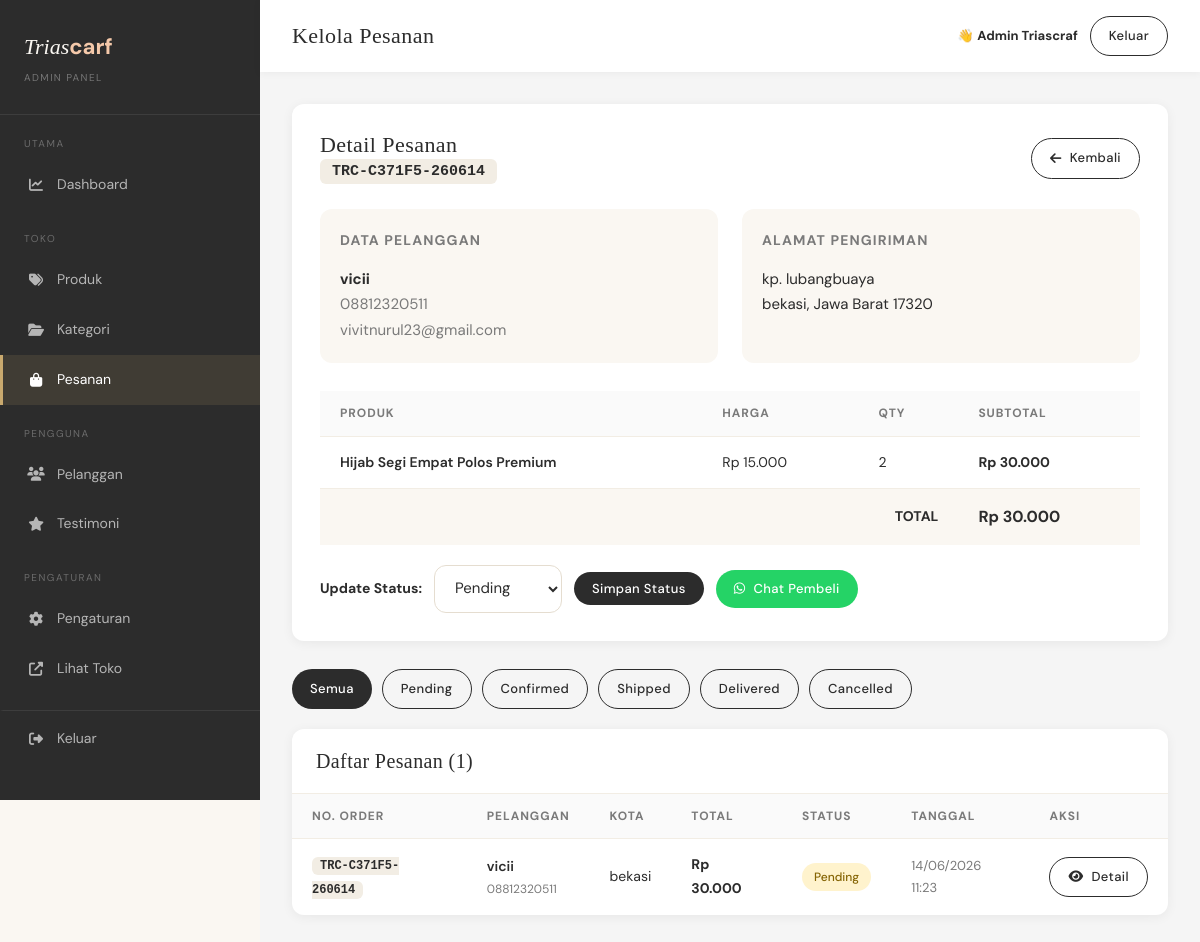
The page /triascraf/admin/pages/orders.php?view=1 (signed in) on the database its author committed.
### tables this page shows
CREATE TABLE `orders` (
  `id` int(11) NOT NULL,
  `user_id` int(11) DEFAULT NULL,
  `order_code` varchar(30) NOT NULL,
  `name` varchar(100) NOT NULL,
  `email` varchar(150) NOT NULL,
  `phone` varchar(20) NOT NULL,
  `address` text NOT NULL,
  `city` varchar(100) NOT NULL,
  `province` varchar(100) NOT NULL,
  `postal_code` varchar(10) DEFAULT NULL,
  `notes` text DEFAULT NULL,
  `total_price` decimal(12,2) NOT NULL,
  `status` enum('pending','confirmed','shipped','delivered','cancelled') DEFAULT 'pending',
  `created_at` timestamp NOT NULL DEFAULT current_timestamp()
);

CREATE TABLE `order_items` (
  `id` int(11) NOT NULL,
  `order_id` int(11) NOT NULL,
  `product_id` int(11) DEFAULT NULL,
  `product_name` varchar(200) NOT NULL,
  `price` decimal(12,2) NOT NULL,
  `quantity` int(11) NOT NULL
);

### triascraf/includes/config.php (called while the page is built, shortened)
<?php
function formatPrice($price) {
    return 'Rp ' . number_format($price, 0, ',', '.');
}
?>

### triascraf/admin/pages/orders.php (the view, shortened to what this page needs)
<?php
require_once '../../includes/config.php';
require_once '../includes/auth.php';
$statusFilter = isset($_GET['status']) ? sanitize($_GET['status']) : '';
$where = $statusFilter ? "WHERE status = '$statusFilter'" : '';
$viewOrder = null;
$orderItems = null;
if (isset($_GET['view'])) {
    $vid = intval($_GET['view']);
    $viewOrder = $conn->query("SELECT * FROM orders WHERE id = $vid")->fetch_assoc();
    if ($viewOrder) $orderItems = $conn->query("SELECT * FROM order_items WHERE order_id = $vid");
}
$orders = $conn->query("SELECT * FROM orders $where ORDER BY created_at DESC");
$statuses = ['pending','confirmed','shipped','delivered','cancelled'];
?>
<?php include '../includes/admin_header.php'; ?>
<?php if ($viewOrder): ?>
<div class="admin-table-box" style="padding:28px;margin-bottom:28px">
    <div style="display:flex;justify-content:space-between;align-items:center;margin-bottom:24px">
        <div>
            <h3 style="font-size:22px">Detail Pesanan</h3>
            <code style="background:var(--ivory);padding:4px 12px;border-radius:6px;color:var(--rose);font-weight:700"><?= $viewOrder['order_code'] ?></code>
        </div>
        <a href="<?= BASE_URL ?>/admin/pages/orders.php" class="btn btn-outline btn-sm"><i class="fas fa-arrow-left"></i> Kembali</a>
    </div>
    <div style="display:grid;grid-template-columns:1fr 1fr;gap:24px;margin-bottom:28px">
        <div style="background:var(--cream);padding:20px;border-radius:var(--radius)">
            <h4 style="margin-bottom:14px;font-size:14px;letter-spacing:.08em;text-transform:uppercase;color:var(--muted)">Data Pelanggan</h4>
            <p><strong><?= htmlspecialchars($viewOrder['name']) ?></strong></p>
            <p style="color:var(--muted)"><?= htmlspecialchars($viewOrder['phone']) ?></p>
            <p style="color:var(--muted)"><?= htmlspecialchars($viewOrder['email']) ?></p>
        </div>
        <div style="background:var(--cream);padding:20px;border-radius:var(--radius)">
            <h4 style="margin-bottom:14px;font-size:14px;letter-spacing:.08em;text-transform:uppercase;color:var(--muted)">Alamat Pengiriman</h4>
            <p><?= htmlspecialchars($viewOrder['address']) ?></p>
            <p><?= htmlspecialchars($viewOrder['city']) ?>, <?= htmlspecialchars($viewOrder['province']) ?> <?= $viewOrder['postal_code'] ?></p>
        </div>
    </div>
    <table class="admin-table" style="margin-bottom:20px">
        <thead><tr><th>Produk</th><th>Harga</th><th>Qty</th><th>Subtotal</th></tr></thead>
        <tbody>
        <?php while($item = $orderItems->fetch_assoc()): ?>
        <tr>
            <td style="font-weight:600"><?= htmlspecialchars($item['product_name']) ?></td>
            <td><?= formatPrice($item['price']) ?></td>
            <td><?= $item['quantity'] ?></td>
            <td style="font-weight:700;color:var(--rose)"><?= formatPrice($item['price'] * $item['quantity']) ?></td>
        </tr>
        <?php endwhile; ?>
        <tr style="background:var(--cream)">
            <td colspan="3" style="font-weight:700;text-align:right">TOTAL</td>
            <td style="font-weight:700;color:var(--rose);font-size:16px"><?= formatPrice($viewOrder['total_price']) ?></td>
        </tr>
        </tbody>
    </table>
    <form method="POST" style="display:flex;align-items:center;gap:12px;flex-wrap:wrap">
        <label style="font-weight:700;font-size:14px">Update Status:</label>
        <select name="status" class="form-control" style="width:auto">
            <?php foreach($statuses as $s): ?>
            <option value="<?= $s ?>" <?= $viewOrder['status'] == $s ? 'selected' : '' ?>><?= ucfirst($s) ?></option>
            <?php endforeach; ?>
        </select>
        <button type="submit" name="update_status" class="btn btn-primary btn-sm">Simpan Status</button>
        <?php
        $waMsg = urlencode("Halo " . $viewOrder['name'] . "! 👋\n\nPesanan kamu (No. *" . $viewOrder['order_code'] . "*) sudah kami terima dan sedang diproses.\n\nTerima kasih sudah belanja di Triascraf! 🧕✨");
        ?>
        <a href="https://wa.me/62<?= ltrim($viewOrder['phone'], '0') ?>?text=<?= $waMsg ?>" target="_blank" class="btn btn-sm" style="background:#25D366;color:white">
            <i class="fab fa-whatsapp"></i> Chat Pembeli
        </a>
    </form>
</div>
<?php endif; ?>
<div style="display:flex;gap:10px;margin-bottom:20px;flex-wrap:wrap">
    <a href="?" class="btn btn-sm <?= !$statusFilter ? 'btn-primary' : 'btn-outline' ?>">Semua</a>
    <?php foreach($statuses as $s): ?>
    <a href="?status=<?= $s ?>" class="btn btn-sm <?= $statusFilter === $s ? 'btn-primary' : 'btn-outline' ?>"><?= ucfirst($s) ?></a>
    <?php endforeach; ?>
</div>
<div class="admin-table-box">
    <div class="admin-table-header">
        <h3>Daftar Pesanan (<?= $orders->num_rows ?>)</h3>
    </div>
    <table class="admin-table">
        <thead>
            <tr><th>No. Order</th><th>Pelanggan</th><th>Kota</th><th>Total</th><th>Status</th><th>Tanggal</th><th>Aksi</th></tr>
        </thead>
        <tbody>
        <?php if ($orders->num_rows === 0): ?>
        <tr><td colspan="7" style="text-align:center;padding:48px;color:var(--muted)">
            <i class="fas fa-inbox" style="font-size:36px;display:block;margin-bottom:12px;opacity:.3"></i>
            Tidak ada pesanan ditemukan
        </td></tr>
        <?php else: while($o = $orders->fetch_assoc()): ?>
        <tr>
            <td><code style="background:var(--ivory);padding:2px 8px;border-radius:6px;font-size:12px;color:var(--rose);font-weight:700"><?= $o['order_code'] ?></code></td>
            <td>
                <div style="font-weight:600"><?= htmlspecialchars($o['name']) ?></div>
                <div style="font-size:12px;color:var(--muted)"><?= htmlspecialchars($o['phone']) ?></div>
            </td>
            <td><?= htmlspecialchars($o['city']) ?></td>
            <td style="font-weight:700;color:var(--rose)"><?= formatPrice($o['total_price']) ?></td>
            <td><span class="status-badge status-<?= $o['status'] ?>"><?= ucfirst($o['status']) ?></span></td>
            <td style="font-size:13px;color:var(--muted)"><?= date('d/m/Y H:i', strtotime($o['created_at'])) ?></td>
            <td><a href="?view=<?= $o['id'] ?>" class="btn btn-outline btn-sm"><i class="fas fa-eye"></i> Detail</a></td>
        </tr>
        <?php endwhile; endif; ?>
        </tbody>
    </table>
</div>
<?php include '../includes/admin_footer.php'; ?>

### triascraf/assets/css/style.css (style rules this page uses)
:root { --cream: #FAF7F2; --ivory: #F2EDE4; --rose-gold: #C9A96E; --rose-deep: #A8834A; --sage: #6B7B6E; --sage-light: #E8EDE9; --charcoal: #2C2C2C; --muted: #7A7A7A; --white: #FFFFFF; --error: #C0392B; --success: #27AE60; --shadow-sm: 0 2px 12px rgba(0,0,0,0.06); --shadow-md: 0 8px 32px rgba(0,0,0,0.10); --shadow-lg: 0 20px 60px rgba(0,0,0,0.12); --radius: 12px; --radius-lg: 20px; --transition: 0.3s ease; }
* { margin: 0; padding: 0; box-sizing: border-box; }
html { scroll-behavior: smooth; }
body { font-family: 'DM Sans', sans-serif; background: var(--cream); color: var(--charcoal); font-size: 15px; line-height: 1.7; }
h1, h2, h3 { font-family: 'Cormorant Garamond', serif; font-weight: 400; letter-spacing: 0.02em; line-height: 1.2; }
.btn { display: inline-flex; align-items: center; gap: 8px; padding: 12px 28px; border-radius: 50px; font-family: 'DM Sans', sans-serif; font-size: 14px; font-weight: 500; cursor: pointer; border: none; text-decoration: none; transition: all var(--transition); letter-spacing: 0.03em; }
.btn-primary { background: var(--charcoal); color: white; }
.btn-outline { background: transparent; border: 1.5px solid var(--charcoal); color: var(--charcoal); }
.btn-sm { padding: 8px 18px; font-size: 13px; }
.form-control { width: 100%; padding: 12px 16px; border: 1.5px solid #E5DDD0; border-radius: var(--radius); font-family: 'DM Sans', sans-serif; font-size: 15px; background: white; color: var(--charcoal); transition: border-color var(--transition); outline: none; }
.form-control::placeholder { color: #BBBBBB; }
select.form-control { cursor: pointer; }
.admin-table-box { background: white; border-radius: var(--radius); box-shadow: var(--shadow-sm); overflow: hidden; }
.admin-table-header { padding: 20px 24px; border-bottom: 1px solid var(--ivory); display: flex; align-items: center; justify-content: space-between; }
.admin-table-header h3 { font-size: 20px; }
.admin-table { width: 100%; border-collapse: collapse; }
.admin-table th { text-align: left; padding: 12px 20px; font-size: 12px; letter-spacing: 0.08em; text-transform: uppercase; color: var(--muted); background: #FAFAFA; border-bottom: 1px solid var(--ivory); }
.admin-table td { padding: 14px 20px; border-bottom: 1px solid var(--ivory); font-size: 14px; }
.admin-table tr:last-child td { border-bottom: none; }
.status-badge { display: inline-flex; align-items: center; gap: 5px; padding: 4px 12px; border-radius: 50px; font-size: 12px; font-weight: 500; }
.status-pending { background: #FFF3CD; color: #856404; }

### rows shown on the page
orders: order_code "TRC-C371F5-260614", name "vicii", phone "08812320511", email "vivitnurul23@gmail.com", address "kp. lubangbuaya", city "bekasi", province "Jawa Barat", postal_code "17320", total_price "Rp 30.000", status "Pending", created_at "14/06/2026 11:23"
order_items: product_name "Hijab Segi Empat Polos Premium", price "Rp 15.000", quantity "2", formatPrice($item['price'] * $item['quantity']) "Rp 30.000"

### other values the page prints
$adminTitle "Kelola Pesanan"
$_SESSION['user_name'] "Admin Triascraf"
$s "Pending"
$s "Confirmed"
$s "Shipped"
$s "Delivered"
$s "Cancelled"
$orders->num_rows "1"
